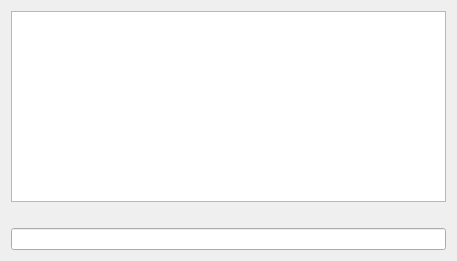
<?xml version="1.0" encoding="UTF-8"?>
<ui version="4.0">
 <class>Form</class>
 <widget class="QWidget" name="Form">
  <property name="geometry">
   <rect>
    <x>0</x>
    <y>0</y>
    <width>457</width>
    <height>261</height>
   </rect>
  </property>
  <property name="windowTitle">
   <string>Form</string>
  </property>
  <layout class="QVBoxLayout" name="verticalLayout">
   <item>
    <widget class="QTextEdit" name="desc">
     <property name="readOnly">
      <bool>true</bool>
     </property>
    </widget>
   </item>
   <item>
    <spacer name="verticalSpacer">
     <property name="orientation">
      <enum>Qt::Vertical</enum>
     </property>
     <property name="sizeType">
      <enum>QSizePolicy::MinimumExpanding</enum>
     </property>
     <property name="sizeHint" stdset="0">
      <size>
       <width>20</width>
       <height>20</height>
      </size>
     </property>
    </spacer>
   </item>
   <item>
    <widget class="QLineEdit" name="answ"/>
   </item>
  </layout>
 </widget>
 <resources/>
 <connections/>
</ui>
